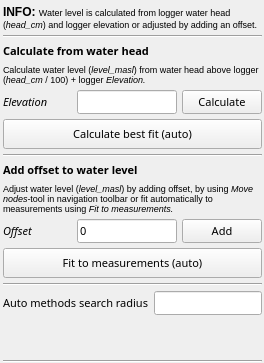
          <widget class="QWidget" name="calibration_tab">
           <property name="minimumSize">
            <size>
             <width>250</width>
             <height>0</height>
            </size>
           </property>
           <attribute name="title">
            <string>Adjust level</string>
           </attribute>
           <layout class="QVBoxLayout" name="vertical_layout_5">
            <property name="spacing">
             <number>5</number>
            </property>
            <property name="leftMargin">
             <number>3</number>
            </property>
            <property name="topMargin">
             <number>5</number>
            </property>
            <property name="rightMargin">
             <number>2</number>
            </property>
            <property name="bottomMargin">
             <number>0</number>
            </property>
            <item>
             <widget class="QLabel" name="label_10">
              <property name="toolTip">
               <string/>
              </property>
              <property name="text">
               <string>&lt;html&gt;&lt;head/&gt;&lt;body&gt;&lt;p&gt;&lt;span style=&quot; font-weight:600;&quot;&gt;INFO: &lt;/span&gt;&lt;span style=&quot; font-size:7pt;&quot;&gt;Water level is calculated from logger water head (&lt;/span&gt;&lt;span style=&quot; font-size:7pt; font-style:italic;&quot;&gt;head_cm&lt;/span&gt;&lt;span style=&quot; font-size:7pt;&quot;&gt;) and logger elevation or adjusted by adding an offset.&lt;/span&gt;&lt;/p&gt;&lt;/body&gt;&lt;/html&gt;</string>
              </property>
              <property name="textFormat">
               <enum>Qt::RichText</enum>
              </property>
              <property name="wordWrap">
               <bool>true</bool>
              </property>
             </widget>
            </item>
            <item>
             <widget class="Line" name="line_10">
              <property name="orientation">
               <enum>Qt::Horizontal</enum>
              </property>
             </widget>
            </item>
            <item>
             <widget class="QLabel" name="label_5">
              <property name="font">
               <font>
                <family>Noto Sans</family>
                <pointsize>8</pointsize>
                <weight>75</weight>
                <bold>true</bold>
               </font>
              </property>
              <property name="toolTip">
               <string/>
              </property>
              <property name="text">
               <string>&lt;html&gt;&lt;head/&gt;&lt;body&gt;&lt;p&gt;Calculate from water head&lt;/p&gt;&lt;/body&gt;&lt;/html&gt;</string>
              </property>
             </widget>
            </item>
            <item>
             <widget class="QLabel" name="label_13">
              <property name="toolTip">
               <string/>
              </property>
              <property name="text">
               <string>&lt;html&gt;&lt;head/&gt;&lt;body&gt;&lt;p&gt;&lt;span style=&quot; font-size:7pt;&quot;&gt;Calculate water level (&lt;/span&gt;&lt;span style=&quot; font-size:7pt; font-style:italic;&quot;&gt;level_masl&lt;/span&gt;&lt;span style=&quot; font-size:7pt;&quot;&gt;) from water head above logger (&lt;/span&gt;&lt;span style=&quot; font-size:7pt; font-style:italic;&quot;&gt;head_cm&lt;/span&gt;&lt;span style=&quot; font-size:7pt;&quot;&gt; / 100) + logger &lt;/span&gt;&lt;span style=&quot; font-size:7pt; font-style:italic;&quot;&gt;Elevation.&lt;/span&gt;&lt;/p&gt;&lt;/body&gt;&lt;/html&gt;</string>
              </property>
              <property name="textFormat">
               <enum>Qt::RichText</enum>
              </property>
              <property name="wordWrap">
               <bool>true</bool>
              </property>
             </widget>
            </item>
            <item>
             <layout class="QHBoxLayout" name="horizontal_layout_4">
              <item>
               <widget class="QLabel" name="label_7">
                <property name="sizePolicy">
                 <sizepolicy hsizetype="MinimumExpanding" vsizetype="Fixed">
                  <horstretch>0</horstretch>
                  <verstretch>0</verstretch>
                 </sizepolicy>
                </property>
                <property name="minimumSize">
                 <size>
                  <width>0</width>
                  <height>0</height>
                 </size>
                </property>
                <property name="font">
                 <font>
                  <family>Noto Sans</family>
                  <pointsize>8</pointsize>
                  <weight>50</weight>
                  <bold>false</bold>
                 </font>
                </property>
                <property name="text">
                 <string>&lt;html&gt;&lt;head/&gt;&lt;body&gt;&lt;p&gt;&lt;span style=&quot; font-style:italic;&quot;&gt;Elevation&lt;/span&gt;&lt;/p&gt;&lt;/body&gt;&lt;/html&gt;</string>
                </property>
                <property name="wordWrap">
                 <bool>true</bool>
                </property>
               </widget>
              </item>
              <item>
               <widget class="QLineEdit" name="logger_elevation">
                <property name="sizePolicy">
                 <sizepolicy hsizetype="MinimumExpanding" vsizetype="Fixed">
                  <horstretch>0</horstretch>
                  <verstretch>0</verstretch>
                 </sizepolicy>
                </property>
                <property name="minimumSize">
                 <size>
                  <width>20</width>
                  <height>20</height>
                 </size>
                </property>
                <property name="maximumSize">
                 <size>
                  <width>100</width>
                  <height>16777215</height>
                 </size>
                </property>
                <property name="font">
                 <font>
                  <family>Noto Sans</family>
                  <pointsize>8</pointsize>
                  <weight>50</weight>
                  <bold>false</bold>
                 </font>
                </property>
                <property name="inputMethodHints">
                 <set>Qt::ImhFormattedNumbersOnly</set>
                </property>
                <property name="text">
                 <string/>
                </property>
               </widget>
              </item>
              <item>
               <widget class="QPushButton" name="button_calculate">
                <property name="sizePolicy">
                 <sizepolicy hsizetype="Preferred" vsizetype="Fixed">
                  <horstretch>0</horstretch>
                  <verstretch>0</verstretch>
                 </sizepolicy>
                </property>
                <property name="minimumSize">
                 <size>
                  <width>80</width>
                  <height>20</height>
                 </size>
                </property>
                <property name="maximumSize">
                 <size>
                  <width>80</width>
                  <height>16777215</height>
                 </size>
                </property>
                <property name="font">
                 <font>
                  <family>Noto Sans</family>
                  <pointsize>8</pointsize>
                  <weight>50</weight>
                  <bold>false</bold>
                 </font>
                </property>
                <property name="text">
                 <string>Calculate</string>
                </property>
               </widget>
              </item>
             </layout>
            </item>
            <item>
             <widget class="QPushButton" name="button_auto_calculate">
              <property name="sizePolicy">
               <sizepolicy hsizetype="Minimum" vsizetype="Minimum">
                <horstretch>0</horstretch>
                <verstretch>0</verstretch>
               </sizepolicy>
              </property>
              <property name="minimumSize">
               <size>
                <width>0</width>
                <height>30</height>
               </size>
              </property>
              <property name="font">
               <font>
                <family>Noto Sans</family>
                <pointsize>8</pointsize>
                <weight>50</weight>
                <bold>false</bold>
               </font>
              </property>
              <property name="toolTip">
               <string>&lt;html&gt;&lt;head/&gt;&lt;body&gt;&lt;p&gt;Fit logger water head within selected period to measurements using mean difference between calculated logger water level and measurements. Each logger water head is matched to measurements within its datetime +- &lt;span style=&quot; font-style:italic;&quot;&gt;search radius&lt;/span&gt;. Increase &lt;span style=&quot; font-style:italic;&quot;&gt;search radius&lt;/span&gt; if no match is found.&lt;/p&gt;&lt;/body&gt;&lt;/html&gt;</string>
              </property>
              <property name="text">
               <string>Calculate best fit (auto)</string>
              </property>
             </widget>
            </item>
            <item>
             <widget class="Line" name="line_2">
              <property name="orientation">
               <enum>Qt::Horizontal</enum>
              </property>
             </widget>
            </item>
            <item>
             <widget class="QLabel" name="label_6">
              <property name="font">
               <font>
                <family>Noto Sans</family>
                <pointsize>8</pointsize>
                <weight>75</weight>
                <bold>true</bold>
               </font>
              </property>
              <property name="toolTip">
               <string>&lt;html&gt;&lt;head/&gt;&lt;body&gt;&lt;p&gt;&lt;br/&gt;&lt;/p&gt;&lt;/body&gt;&lt;/html&gt;</string>
              </property>
              <property name="text">
               <string>&lt;html&gt;&lt;head/&gt;&lt;body&gt;&lt;p&gt;Add offset to water level&lt;/p&gt;&lt;/body&gt;&lt;/html&gt;</string>
              </property>
             </widget>
            </item>
            <item>
             <widget class="QLabel" name="label_14">
              <property name="toolTip">
               <string/>
              </property>
              <property name="text">
               <string>&lt;html&gt;&lt;head/&gt;&lt;body&gt;&lt;p&gt;&lt;span style=&quot; font-size:7pt;&quot;&gt;Adjust water level (&lt;/span&gt;&lt;span style=&quot; font-size:7pt; font-style:italic;&quot;&gt;level_masl&lt;/span&gt;&lt;span style=&quot; font-size:7pt;&quot;&gt;) by adding offset, by using &lt;/span&gt;&lt;span style=&quot; font-size:7pt; font-style:italic;&quot;&gt;Move nodes&lt;/span&gt;&lt;span style=&quot; font-size:7pt;&quot;&gt;-tool in navigation toolbar or fit automatically to measurements using &lt;/span&gt;&lt;span style=&quot; font-size:7pt; font-style:italic;&quot;&gt;Fit to measurements.&lt;/span&gt;&lt;/p&gt;&lt;/body&gt;&lt;/html&gt;</string>
              </property>
              <property name="textFormat">
               <enum>Qt::RichText</enum>
              </property>
              <property name="wordWrap">
               <bool>true</bool>
              </property>
             </widget>
            </item>
            <item>
             <layout class="QHBoxLayout" name="horizontal_layout_5">
              <item>
               <widget class="QLabel" name="label_12">
                <property name="sizePolicy">
                 <sizepolicy hsizetype="MinimumExpanding" vsizetype="Fixed">
                  <horstretch>0</horstretch>
                  <verstretch>0</verstretch>
                 </sizepolicy>
                </property>
                <property name="minimumSize">
                 <size>
                  <width>0</width>
                  <height>0</height>
                 </size>
                </property>
                <property name="font">
                 <font>
                  <family>Noto Sans</family>
                  <pointsize>8</pointsize>
                  <weight>50</weight>
                  <bold>false</bold>
                 </font>
                </property>
                <property name="text">
                 <string>&lt;html&gt;&lt;head/&gt;&lt;body&gt;&lt;p&gt;&lt;span style=&quot; font-style:italic;&quot;&gt;Offset&lt;/span&gt;&lt;/p&gt;&lt;/body&gt;&lt;/html&gt;</string>
                </property>
                <property name="wordWrap">
                 <bool>true</bool>
                </property>
               </widget>
              </item>
              <item>
               <widget class="QLineEdit" name="offset">
                <property name="sizePolicy">
                 <sizepolicy hsizetype="MinimumExpanding" vsizetype="Fixed">
                  <horstretch>0</horstretch>
                  <verstretch>0</verstretch>
                 </sizepolicy>
                </property>
                <property name="minimumSize">
                 <size>
                  <width>20</width>
                  <height>20</height>
                 </size>
                </property>
                <property name="maximumSize">
                 <size>
                  <width>100</width>
                  <height>16777215</height>
                 </size>
                </property>
                <property name="font">
                 <font>
                  <family>Noto Sans</family>
                  <pointsize>8</pointsize>
                  <weight>50</weight>
                  <bold>false</bold>
                 </font>
                </property>
                <property name="inputMethodHints">
                 <set>Qt::ImhFormattedNumbersOnly</set>
                </property>
                <property name="text">
                 <string>0</string>
                </property>
               </widget>
              </item>
              <item>
               <widget class="QPushButton" name="button_add_offset">
                <property name="sizePolicy">
                 <sizepolicy hsizetype="Preferred" vsizetype="Fixed">
                  <horstretch>0</horstretch>
                  <verstretch>0</verstretch>
                 </sizepolicy>
                </property>
                <property name="minimumSize">
                 <size>
                  <width>80</width>
                  <height>20</height>
                 </size>
                </property>
                <property name="maximumSize">
                 <size>
                  <width>80</width>
                  <height>16777215</height>
                 </size>
                </property>
                <property name="font">
                 <font>
                  <family>Noto Sans</family>
                  <pointsize>8</pointsize>
                  <weight>50</weight>
                  <bold>false</bold>
                 </font>
                </property>
                <property name="text">
                 <string>Add</string>
                </property>
               </widget>
              </item>
             </layout>
            </item>
            <item>
             <widget class="QPushButton" name="button_auto_fit">
              <property name="sizePolicy">
               <sizepolicy hsizetype="Minimum" vsizetype="Minimum">
                <horstretch>0</horstretch>
                <verstretch>0</verstretch>
               </sizepolicy>
              </property>
              <property name="minimumSize">
               <size>
                <width>0</width>
                <height>30</height>
               </size>
              </property>
              <property name="font">
               <font>
                <family>Noto Sans</family>
                <pointsize>8</pointsize>
                <weight>50</weight>
                <bold>false</bold>
               </font>
              </property>
              <property name="toolTip">
               <string>&lt;html&gt;&lt;head/&gt;&lt;body&gt;&lt;p&gt;Fit selected water level to measurements using mean difference between logger water level and measurements. Each water level is matched to measurements within its datetime +- &lt;span style=&quot; font-style:italic;&quot;&gt;search radius&lt;/span&gt;. Increase &lt;span style=&quot; font-style:italic;&quot;&gt;search radius&lt;/span&gt; if no match is found.&lt;/p&gt;&lt;/body&gt;&lt;/html&gt;</string>
              </property>
              <property name="text">
               <string>Fit to measurements (auto)</string>
              </property>
             </widget>
            </item>
            <item>
             <widget class="Line" name="line_3">
              <property name="orientation">
               <enum>Qt::Horizontal</enum>
              </property>
             </widget>
            </item>
            <item>
             <layout class="QHBoxLayout" name="horizontal_layout_9">
              <item>
               <widget class="QLabel" name="label_15">
                <property name="sizePolicy">
                 <sizepolicy hsizetype="MinimumExpanding" vsizetype="Preferred">
                  <horstretch>0</horstretch>
                  <verstretch>0</verstretch>
                 </sizepolicy>
                </property>
                <property name="minimumSize">
                 <size>
                  <width>0</width>
                  <height>0</height>
                 </size>
                </property>
                <property name="font">
                 <font>
                  <family>Noto Sans</family>
                  <pointsize>8</pointsize>
                  <weight>50</weight>
                  <bold>false</bold>
                 </font>
                </property>
                <property name="text">
                 <string>Auto methods search radius</string>
                </property>
               </widget>
              </item>
              <item>
               <widget class="QLineEdit" name="best_fit_search_radius">
                <property name="sizePolicy">
                 <sizepolicy hsizetype="Minimum" vsizetype="Preferred">
                  <horstretch>0</horstretch>
                  <verstretch>0</verstretch>
                 </sizepolicy>
                </property>
                <property name="minimumSize">
                 <size>
                  <width>20</width>
                  <height>0</height>
                 </size>
                </property>
                <property name="font">
                 <font>
                  <family>Noto Sans</family>
                  <pointsize>8</pointsize>
                  <weight>50</weight>
                  <bold>false</bold>
                 </font>
                </property>
                <property name="inputMethodHints">
                 <set>Qt::ImhPreferNumbers</set>
                </property>
               </widget>
              </item>
             </layout>
            </item>
            <item>
             <spacer name="verticalSpacer">
              <property name="orientation">
               <enum>Qt::Vertical</enum>
              </property>
              <property name="sizeHint" stdset="0">
               <size>
                <width>20</width>
                <height>40</height>
               </size>
              </property>
             </spacer>
            </item>
            <item>
             <widget class="Line" name="line_5">
              <property name="sizePolicy">
               <sizepolicy hsizetype="MinimumExpanding" vsizetype="Fixed">
                <horstretch>0</horstretch>
                <verstretch>0</verstretch>
               </sizepolicy>
              </property>
              <property name="font">
               <font>
                <family>Noto Sans</family>
                <pointsize>8</pointsize>
                <weight>50</weight>
                <bold>false</bold>
               </font>
              </property>
              <property name="orientation">
               <enum>Qt::Horizontal</enum>
              </property>
             </widget>
            </item>
           </layout>
          </widget>
